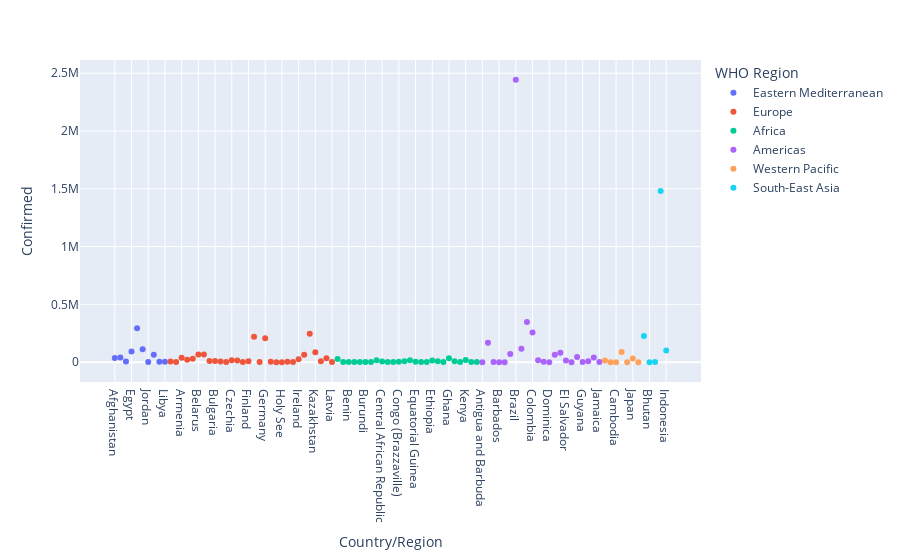

Here is the notebook cell this chart was saved with:
### Code cell
# Based on each country plot what are the confirmed cases
fig = px.scatter(df[:100],x='Country/Region', y='Confirmed',color='WHO Region')
fig.show()

### Figure 1 — Plotly figure (JSON) as saved in the notebook; plotly's stock layout.template omitted (floating-point values rounded to 4 significant figures)
{"data": [{"hovertemplate": "WHO Region=Eastern Mediterranean<br>Country/Region=%{x}<br>Confirmed=%{y}<extra></extra>", "legendgroup": "Eastern Mediterranean", "marker": {"color": "#636efa", "symbol": "circle"}, "mode": "markers", "name": "Eastern Mediterranean", "orientation": "v", "showlegend": true, "type": "scatter", "x": ["Afghanistan", "Bahrain", "Djibouti", "Egypt", "Iran", "Iraq", "Jordan", "Kuwait", "Lebanon", "Libya"], "xaxis": "x", "y": [36263, 39482, 5059, 92482, 293606, 112585, 1176, 64379, 3882, 2827], "yaxis": "y"}, {"hovertemplate": "WHO Region=Europe<br>Country/Region=%{x}<br>Confirmed=%{y}<extra></extra>", "legendgroup": "Europe", "marker": {"color": "#EF553B", "symbol": "circle"}, "mode": "markers", "name": "Europe", "orientation": "v", "showlegend": true, "type": "scatter", "x": ["Albania", "Andorra", "Armenia", "Austria", "Azerbaijan", "Belarus", "Belgium", "Bosnia and Herzegovina", "Bulgaria", "Croatia", "Cyprus", "Czechia", "Denmark", "Estonia", "Finland", "France", "Georgia", "Germany", "Greece", "Greenland", "Holy See", "Hungary", "Iceland", "Ireland", "Israel", "Italy", "Kazakhstan", "Kosovo", "Kyrgyzstan", "Latvia"], "xaxis": "x", "y": [4880, 907, 37390, 20558, 30446, 67251, 66428, 10498, 10621, 4881, 1060, 15516, 13761, 2034, 7398, 220352, 1137, 207112, 4227, 14, 12, 4448, 1854, 25892, 63985, 246286, 84648, 7413, 33296, 1219], "yaxis": "y"}, {"hovertemplate": "WHO Region=Africa<br>Country/Region=%{x}<br>Confirmed=%{y}<extra></extra>", "legendgroup": "Africa", "marker": {"color": "#00cc96", "symbol": "circle"}, "mode": "markers", "name": "Africa", "orientation": "v", "showlegend": true, "type": "scatter", "x": ["Algeria", "Angola", "Benin", "Botswana", "Burkina Faso", "Burundi", "Cabo Verde", "Cameroon", "Central African Republic", "Chad", "Comoros", "Congo (Brazzaville)", "Congo (Kinshasa)", "Cote d'Ivoire", "Equatorial Guinea", "Eritrea", "Eswatini", "Ethiopia", "Gabon", "Gambia", "Ghana", "Guinea", "Guinea-Bissau", "Kenya", "Lesotho", "Liberia"], "xaxis": "x", "y": [27973, 950, 1770, 739, 1100, 378, 2328, 17110, 4599, 922, 354, 3200, 8844, 15655, 3071, 265, 2316, 14547, 7189, 326, 33624, 7055, 1954, 17975, 505, 1167], "yaxis": "y"}, {"hovertemplate": "WHO Region=Americas<br>Country/Region=%{x}<br>Confirmed=%{y}<extra></extra>", "legendgroup": "Americas", "marker": {"color": "#ab63fa", "symbol": "circle"}, "mode": "markers", "name": "Americas", "orientation": "v", "showlegend": true, "type": "scatter", "x": ["Antigua and Barbuda", "Argentina", "Bahamas", "Barbados", "Belize", "Bolivia", "Brazil", "Canada", "Chile", "Colombia", "Costa Rica", "Cuba", "Dominica", "Dominican Republic", "Ecuador", "El Salvador", "Grenada", "Guatemala", "Guyana", "Haiti", "Honduras", "Jamaica"], "xaxis": "x", "y": [86, 167416, 382, 110, 48, 71181, 2442375, 116458, 347923, 257101, 15841, 2532, 18, 64156, 81161, 15035, 23, 45309, 389, 7340, 39741, 853], "yaxis": "y"}, {"hovertemplate": "WHO Region=Western Pacific<br>Country/Region=%{x}<br>Confirmed=%{y}<extra></extra>", "legendgroup": "Western Pacific", "marker": {"color": "#FFA15A", "symbol": "circle"}, "mode": "markers", "name": "Western Pacific", "orientation": "v", "showlegend": true, "type": "scatter", "x": ["Australia", "Brunei", "Cambodia", "China", "Fiji", "Japan", "Laos"], "xaxis": "x", "y": [15303, 141, 226, 86783, 27, 31142, 20], "yaxis": "y"}, {"hovertemplate": "WHO Region=South-East Asia<br>Country/Region=%{x}<br>Confirmed=%{y}<extra></extra>", "legendgroup": "South-East Asia", "marker": {"color": "#19d3f3", "symbol": "circle"}, "mode": "markers", "name": "South-East Asia", "orientation": "v", "showlegend": true, "type": "scatter", "x": ["Bangladesh", "Bhutan", "Burma", "India", "Indonesia"], "xaxis": "x", "y": [226225, 99, 350, 1480073, 100303], "yaxis": "y"}], "layout": {"legend": {"title": {"text": "WHO Region"}, "tracegroupgap": 0}, "margin": {"t": 60}, "xaxis": {"anchor": "y", "domain": [0, 1], "title": {"text": "Country/Region"}}, "yaxis": {"anchor": "x", "domain": [0, 1], "title": {"text": "Confirmed"}}}}
